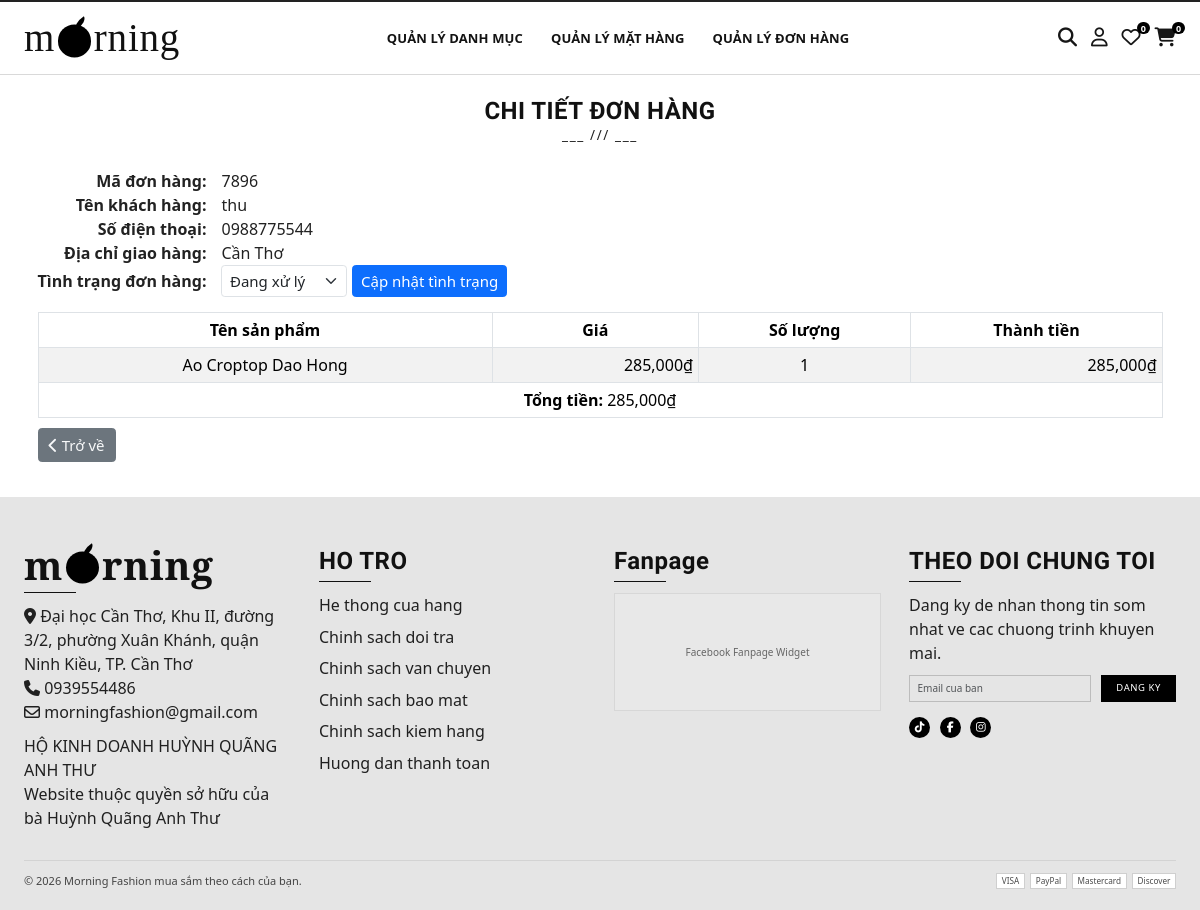
The page /public/order_detail.php?orderCode=7896 (signed in) on the database its author committed.
### tables this page shows
CREATE TABLE `orders` (
  `order_id` int(11) UNSIGNED NOT NULL,
  `order_code` int(5) NOT NULL,
  `user_id` int(11) UNSIGNED NOT NULL,
  `address` varchar(255) NOT NULL,
  `phone` varchar(15) NOT NULL,
  `pd_id` int(11) UNSIGNED NOT NULL,
  `pd_quantity` int(6) NOT NULL,
  `order_total` int(12) NOT NULL,
  `order_status` tinyint(1) NOT NULL DEFAULT 0
);

CREATE TABLE `products` (
  `pd_id` int(11) UNSIGNED NOT NULL,
  `pd_name` varchar(255) NOT NULL,
  `pd_price` varchar(255) NOT NULL,
  `pd_info` text NOT NULL,
  `pd_image` varchar(255) NOT NULL,
  `cat_id` int(11) UNSIGNED NOT NULL,
  `is_new` tinyint(1) NOT NULL DEFAULT 0,
  `pd_sizes` varchar(50) NOT NULL DEFAULT '',
  `pd_collection` varchar(50) NOT NULL DEFAULT ''
);

### libraries/Psr4AutoloaderClass.php (called while the page is built, shortened)
<?php
class Psr4AutoloaderClass
{
	protected $prefixes = array();
	public function addNamespace($prefix, $base_dir, $prepend = false)
	{
		$prefix = trim($prefix, '\\') . '\\';
		$base_dir = rtrim($base_dir, DIRECTORY_SEPARATOR) . '/';
		if (isset($this->prefixes[$prefix]) === false) {
			$this->prefixes[$prefix] = array();
		}
		if ($prepend) {
			array_unshift($this->prefixes[$prefix], $base_dir);
		} else {
			array_push($this->prefixes[$prefix], $base_dir);
		}
	}
	public function loadClass($class)
	{
		$prefix = $class;
		while (false !== $pos = strrpos($prefix, '\\')) {
			$prefix = substr($class, 0, $pos + 1);
			$relative_class = substr($class, $pos + 1);
			$mapped_file = $this->loadMappedFile($prefix, $relative_class);
			if ($mapped_file) {
				return $mapped_file;
			}
			$prefix = rtrim($prefix, '\\');
		}
		return false;
	}
	protected function loadMappedFile($prefix, $relative_class)
	{
		foreach ($this->prefixes[$prefix] as $base_dir) {
			$file = $base_dir
				. str_replace('\\', '/', $relative_class)
				. '.php';
			if ($this->requireFile($file)) {
				return $file;
			}
		}
		return false;
	}
	protected function requireFile($file)
	{
		if (file_exists($file)) {
			return true;
		}
		return false;
	}
}

### src/classes/Order.php (called while the page is built, shortened)
<?php
class Order
{
    private ?PDO $db;
    private $order_code;
    private $user_id;
    private $pd_id;
    public function __construct(?PDO $pdo)
    {
        $this->db = $pdo;
    }
    public function getOrderCode(): int{
        return $this->order_code;
    }
    public function orderInfo($data) : Order {
        $order = new Order($this->db);
        $statement = $this->db->prepare('SELECT DISTINCT user_id, phone, address, order_status FROM orders WHERE order_code =?');
        $statement->execute([$data['orderCode']]);
        if ($row = $statement->fetch()){
            $order->user_id = $row['user_id'];
            $order->phone = $row['phone'];
            $order->address = $row['address'];
            $order->order_status = $row['order_status'];
            $order->order_code = $data['orderCode'];
        }
        return $order;
    }
    public function getUserName(): string{
        $statement = $this->db->prepare('SELECT user_name  FROM users where user_id = ?');
        $statement->execute([$this->user_id]);
        if($row = $statement->fetch()){
            return $row['user_name'];
        }else return '';
    }
    public function allPd(int $code): array {
        $pds = [];
        $statement = $this->db->prepare('select pd_id, pd_quantity from orders where order_code = ?');
        $statement->execute([$code]);
        while($row = $statement->fetch()){
            $pd = new Order($this->db);
            $pd->order_code = $code;
            $pd->pd_id = $row['pd_id'];
            $pd->quantity = $row['pd_quantity'];
            $pds[] = $pd;
        }
        return $pds;
    }
    public function getNamePd(): string {
        $statement = $this->db->prepare('select pd_name from products where pd_id = ?');
        $statement->execute([$this->pd_id]);
        if($row = $statement->fetch())
            return $row['pd_name'];
        else return '';
    }
    public function getPricePd(): int {
        $statement = $this->db->prepare('select pd_price from products where pd_id = ?');
        $statement->execute([$this->pd_id]);
        if($row = $statement->fetch()){
            return $row['pd_price'];
        }
        else return 0;
    }
    public function getQuantityPd(): int {
        $statement = $this->db->prepare('select pd_quantity from orders where pd_id = ? and order_code = ?');
        $statement->execute([$this->pd_id, $this->order_code]);
        if($row = $statement->fetch()){
            return $row['pd_quantity'];
        }
        else return 0;
    }
    public function getTotal(): int {
        $statement = $this->db->prepare('select order_total from orders where pd_id = ? and order_code = ?');
        $statement->execute([$this->pd_id, $this->order_code]);
        if($row = $statement->fetch()){
            return $row['order_total'];
        }
        else return 0;
    }
}

### src/functions.php (called while the page is built, shortened)
<?php
function html_escape(string|null $text): string
{
    return htmlspecialchars($text ?? '', ENT_QUOTES, 'UTF-8', false);
}

### public/order_detail.php (the view, shortened to what this page needs)
<?php
require_once __DIR__ . '/../src/bootstrap.php';
?>
<?php include_once __DIR__ . '/../src/partials/header.php' ?>
<body>
    <?php include_once __DIR__ . '/../src/partials/navbar.php' ?>
    <?php
    $order = new Order($PDO);
    if ( isset($_GET['orderCode'])) {
        $orderInfor = $order->orderInfo($_GET);
    }
    ?>
    <div class="container">
        <?php
        include_once __DIR__ . '/../src/partials/heading.php';
        ?>
        <table class="mb-4">
            <tr>
                <td class="text-end pe-4 fw-bold">Mã đơn hàng:</td>
                <td><?= $orderInfor->getOrderCode() ?></td>
            </tr>
            <tr>
                <td class="text-end pe-4 fw-bold">Tên khách hàng:</td>
                <td><?= html_escape($orderInfor->getUserName()) ?></td>
            </tr>
            <tr>
                <td class="text-end pe-4 fw-bold">Số điện thoại:</td>
                <td><?= html_escape($orderInfor->phone) ?></td>
            </tr>
            <tr>
                <td class="text-end pe-4 fw-bold">Địa chỉ giao hàng:</td>
                <td><?= html_escape($orderInfor->address) ?></td>
            </tr>
            <tr>
                <td class="text-end pe-4 fw-bold">Tình trạng đơn hàng:</td>
                <form action="" method="POST">
                    <td>
                        <select class="form-select fs-4" name='status' aria-label="Default select example">
                            <?php
                            if ($orderInfor->order_status)
                                echo ' <option value="0"  >Đang xử lý</option>
                                    <option value="1" selected>Đã giao hàng</option>';
                            else
                                echo '<option value="0"  selected >Đang xử lý</option>
                                <option value="1" >Đã giao hàng</option>'
                            ?>
                        </select>
                    </td>
                    <td>
                        <button type="submit" name="update_status" class="btn btn-primary fs-4 fw-medium ms-2">Cập nhật tình trạng</button>
                    </td>
                </form>
            </tr>
        </table>
        <?php
            $pd = new Order($PDO);
            $pds = $pd->allPd($orderInfor->getOrderCode()) ;
        ?>
        <table id="contacts" class="table table-striped table-bordered">
            <thead>
                <tr class="text-center">
                    <th scope="col">Tên sản phẩm</th>
                    <th scope="col">Giá</th>
                    <th scope="col">Số lượng</th>
                    <th scope="col">Thành tiền</th>
                </tr>
            </thead>
            <tbody class="text-center">
                <?php
                $tongtien = 0;
                foreach($pds as $pd):
                    $tongtien+=  $pd->getTotal();
                ?>
                <tr>
                    <td>
                        <?= html_escape($pd->getNamePd())?>
                    </td>
                    <td class="text-end"><?= number_format($pd->getPricePd()) . '₫' ?></td>
                    <td><?= $pd->getQuantityPd()?></td>
                    <td class="text-end"><?= number_format($pd->getTotal()) . '₫' ?></td>
                </tr>
                <?php endforeach ?>
                <tr>
                    <td colspan="4"><b>Tổng tiền:</b> <?= number_format($tongtien) . '₫' ?></td>
                </tr>
            </tbody>
        </table>
        <a href="order_list.php" class="btn btn-secondary fs-4 py-2 px-3 text-light fw-medium">
            <i class="fa-solid fa-chevron-left text-light"></i>
            Trở về
        </a>
    </div>
    <?php include_once __DIR__ . '/../src/partials/footer.php' ?>
</body>
</html>

### public/css/base.css (style rules this page uses)
:root { --primary-color: #111111; --accent-color: #1b1b1b; --muted-color: #f0f0f0; --white-color: #ffffff; --black-color: #0f0f0f; --text-color: #222222; --soft-text: #7a7a7a; --border-color: #dddddd; --font-heading: "Cormorant Garamond", Georgia, serif; --font-body: "Mulish", "Segoe UI", sans-serif; }
* { padding: 0; margin: 0; box-sizing: border-box; }
html { color: var(--black-color); font-size: 62.5%; line-height: 1.6; font-family: var(--font-body); background-color: #ffffff; scroll-behavior: smooth; }
body { font-size: 1.6rem; color: var(--text-color); background: #ffffff; min-height: 100vh; padding-bottom: 0; }
a { text-decoration: none; }

### public/css/main.css (style rules this page uses)
.container { font-size: 1.6rem; }

### rows shown on the page
orders: pd.pd_name "Ao Croptop Dao Hong", pd.pd_price "285,000", $pd->getQuantityPd() "1", $pd->getTotal() "285,000"

### other values the page prints
$subtitle "CHI TIẾT ĐƠN HÀNG"
$orderInfor->getOrderCode() "7896"
$orderInfor->getUserName() "thu"
$orderInfor->phone "0988775544"
$orderInfor->address "Cần Thơ"
$tongtien "285,000"
